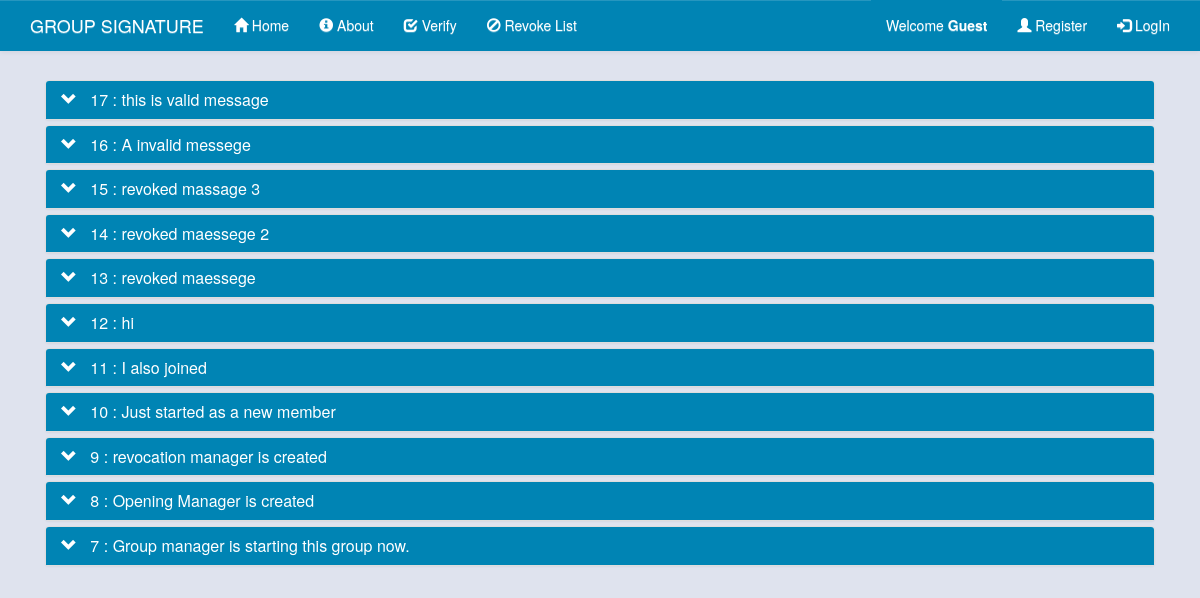
The page / on the database its author committed.
### Groupsign/models.py (models this page shows, shortened)
class Messeges(models.Model):
    title = models.CharField(max_length=1024)
    text = models.TextField()
    time = models.DateTimeField(default=timezone.now)
    C = models.CharField(max_length=1024, )
    S1 = models.CharField(max_length=1024, )
    S2 = models.CharField(max_length=1024, )
    S3 = models.CharField(max_length=1024, )
    T1 = models.CharField(max_length=1024, )
    T2 = models.CharField(max_length=1024, )
    T3 = models.CharField(max_length=1024, )

### Groupsign/views.py (the view)
# urls.py: 2. Add a URL to urlpatterns:  url(r'^$', views.home, name='home')
def home(request):
    if request.method == 'POST':
        server1 = Server
        [K, Lp, LAM1, LAM2, GAMA1, GAMA2] = server1.get_security_parameters(server1)
        [N, A, A0, Y, G] = server1.get_public_key(server1)
        M_verify = request.POST['title'] + request.POST['text']
        C = int(request.POST['C'])
        S1 = int(request.POST['S1'])
        S2 = int(request.POST['S2'])
        S3 = int(request.POST['S3'])
        T1 = int(request.POST['T1'])
        T2 = int(request.POST['T2'])
        T3 = int(request.POST['T3'])
        T1_INV = igcdex(T1, N)[0] % N
        T2_INV = igcdex(T2, N)[0] % N
        INV_A = igcdex(A, N)[0] % N
        INV_Y = igcdex(Y, N)[0] % N
        INV_G = igcdex(G, N)[0] % N
        Numerator_part = (pow(A0, C, N) * pow(T1, S1, N) * pow(T1_INV, (C * 2 ** GAMA1), N)) % N
        Denomirator_part = (pow(INV_A, S2, N) * pow(A, C * 2 ** LAM1, N) * pow(INV_Y, S3, N)) % N
        D1_Cal = (Numerator_part * Denomirator_part) % N
        Numerator_part1 = (pow(T2, S1, N) * pow(T2_INV, C * 2 ** GAMA1, N)) % N
        Denomirator_part1 = pow(INV_G, S3, N)
        D2_Cal = (Numerator_part1 * Denomirator_part1) % N
        D3_Cal = (pow(T2, S1, N) * pow(T2_INV, C * 2 ** GAMA1, N) * pow(T3, C, N)) % N
        hashobj2 = str(G).encode('utf-8') + str(Y).encode('utf-8') + str(A0).encode(
            'utf-8') + str(A).encode('utf-8') + str(T1).encode('utf-8') + str(T2).encode('utf-8') + str(T3).encode(
            'utf-8') + str(D1_Cal).encode('utf-8') + str(D2_Cal).encode('utf-8') + str(D3_Cal).encode('utf-8') + M_verify.encode('utf-8')
        C_DASH = zlib.crc32(hashobj2)
        is_revoked = False
        revoke = Revocation_list.objects.all()
        if revoke is not None:
            for list in revoke:
                if (pow(T2, int(list.Ei), N) == T3):
                    is_revoked = True
        if C == C_DASH and is_revoked is False:
            messages.success(request, ' Messege Is Correct !', extra_tags=False)
            return HttpResponseRedirect('/home/')
        else:
            messages.error(request, ' Messege Is False !', extra_tags=True)
            return HttpResponseRedirect('/home/')
    else:
        messeges = Messeges.objects.order_by('-time')
        return render(request, 'Groupsign/home.html', {'messeges': messeges})

### Groupsign/templates/Groupsign/home.html (shortened to what this page needs)
{% extends "Groupsign/base.html" %}
{% block content %}
<div class="col-sm-12 col-md-12 col-md-offset-0">
    <div class="panel-group" id="accordion">
            {% for messege in messeges %}
                <div class="panel panel-default">
                    <div class="panel-heading">
                        <h5 class="panel-title" data-toggle="tooltip" title="Click to Expand">&nbsp;&nbsp;
                        <span class="accordion-toggle" data-toggle="collapse"  data-parent="#accordion" href="#{{ messege.id }}">
                            {{messege.id}} : {{messege.title}}
                        </span>
                        </h5>
                    </div>
                </div>
          {% endfor %}
            </div>
</div>
{% endblock %}

### Groupsign/templates/Groupsign/base.html (shortened to what this page needs)
<!DOCTYPE html>
<html>
<head>
    {% load staticfiles %}
    <link rel="stylesheet" type="text/css" href="{% static 'css/bootstrap.min.css'%}">
    <link rel="stylesheet" href="{% static 'css/bootstrap-theme.min.css'%}">
</head>
<body>
    <nav class="navbar navbar-default navbar-fixed-top">
    <div class="container">
        <div class="navbar-header">
            <a class="navbar-brand" href="#">GROUP SIGNATURE</a>
        </div>
            <div id="navbar" class="collapse navbar-collapse">
                <ul class="nav navbar-nav">
                    <li {% if request.path == '/home/' %}class="active"{% endif %}><a href="/home/"><span class="glyphicon glyphicon-home"></span> Home</a></li>
                    <li {% if request.path == '/about/' %}class="active"{% endif %}><a href="/about/"><span class="glyphicon glyphicon-info-sign"></span> About</a></li>
                    <li {% if request.path == '/verify/' %}class="active"{% endif %}><a href="/verify/"><span class="glyphicon glyphicon-check"></span> Verify</a></li>
                    <li {% if request.path == '/revokelist/' %}class="active"{% endif %}><a href="/revokelist/"><span class="glyphicon glyphicon-ban-circle"></span> Revoke List</a></li>
                </ul>
                <ul class="nav navbar-nav navbar-right">
                    <li><a style=" color: #fff; background-color:#0084b4;">Welcome <strong>{% if user.is_authenticated %}{{ user.username }}
                                        {% else %}{{ 'Guest' }}
                                        {% endif %}                                </strong>
                        </a>
                    </li>
                {% if user.is_authenticated %}
                    {%   if user.is_opening_manager %}
                    <li><a href="/open/"><span class="glyphicon glyphicon glyphicon-eye-open"></span> Open Messege</a></li>
                    {% endif %}
                    {%   if user.is_revocation_manager %}
                    <li><a href="/revoke/"><span class="glyphicon glyphicon glyphicon-remove-sign"></span> Revoke User</a></li>
                    {% endif %}
                    {% if user.sign_created %}
                        {% if user.is_revoked %}
                            <li><a><span class="glyphicon glyphicon glyphicon-ban-circle"></span> Revoked </a></li>
                        {% else %}
                            <li><a href="/newmessege/"><span class="glyphicon glyphicon glyphicon-envelope"></span> New Messege</a></li>
                        {% endif %}
                    {% else %}
                    <li><a href="/join/"><span class="glyphicon glyphicon glyphicon-king"></span> Join</a></li>
                    {% endif %}
                <li><a href="/logout/"><span class="glyphicon glyphicon glyphicon-log-out"></span> LogOut</a></li>
                {% else %}
                <li><a href="/register/"><span class="glyphicon glyphicon glyphicon-user"></span> Register</a></li>
                <li><a href="/login/"><span class="glyphicon glyphicon glyphicon-log-in"></span> LogIn</a></li>
                {% endif %}
                </ul>
            </div>
    </div>
    </nav>
    <div class="container">
        <div class="body-part">
        {% block content %}
        {% endblock %}
        </div>
    </div>
</body>
</html>

### Groupsign/templates/Groupsign/base.html (style rules this page uses)
.panel { background-color: #fff; }
.panel-group { margin-bottom: 5px; }
.panel-heading .accordion-toggle:after { font-family: 'Glyphicons Halflings'; content: "\e114"; float: left; color: #fff; }
.panel-default>.panel-heading { background-image: none; background-color: #0084b4; color: #fff; }
body { background-color: #dfe3ee; padding-top: 50px; }
.body-part { padding: 30px 0px; text-align: justify; }
.navbar-default { background-color:#0084b4; background-image: none; border-color: #0084b4; }
.navbar-default .navbar-brand { color: #fff; }
.navbar-default .navbar-nav>li>a { color: #fff; }

### rows shown on the page
Messeges: id "17", title "this is valid message"
Messeges: id "16", title "A invalid messege"
Messeges: id "15", title "revoked massage 3"
Messeges: id "14", title "revoked maessege 2"
Messeges: id "13", title "revoked maessege"
Messeges: id "12", title "hi"
Messeges: id "11", title "I also joined"
Messeges: id "10", title "Just started as a new member"
Messeges: id "9", title "revocation manager is created"
Messeges: id "8", title "Opening Manager is created"
Messeges: id "7", title "Group manager is starting this group now."

### other values the page prints
{{ 'Guest' }} "Guest"
